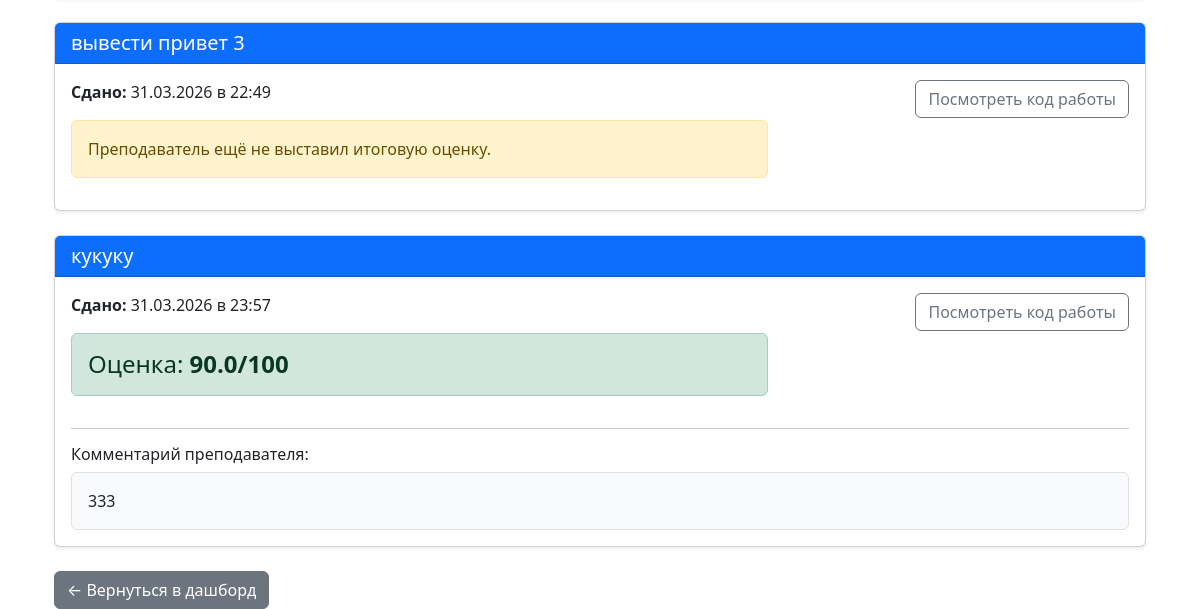
Before: /my-grades/ (signed in, lower part) with the older database file.
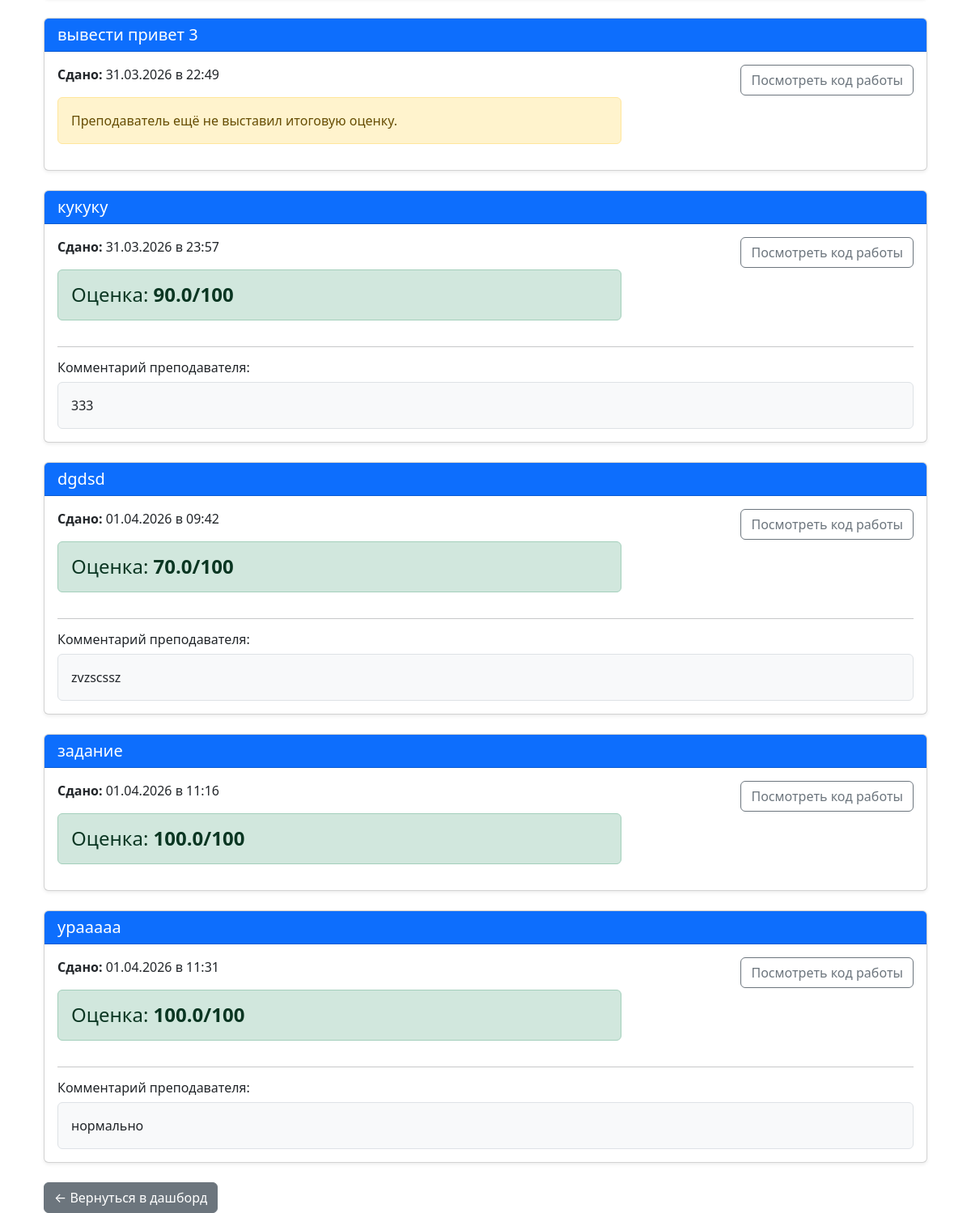
After: the same page with the newer database file.
### polls/models.py (models this page shows, shortened)
class Submission(models.Model):
    assignment = models.ForeignKey(
        Assignment,
        on_delete=models.CASCADE,
        related_name='submissions'
    )
    author = models.ForeignKey(
        User,
        on_delete=models.CASCADE
    )
    code_content = models.TextField()
    submitted_at = models.DateTimeField(auto_now_add=True)
    final_grade = models.FloatField(null=True, blank=True)
    teacher_feedback = models.TextField(blank=True)
    class Meta:
        unique_together = ('assignment', 'author')

class Assignment(models.Model):
    title = models.CharField(max_length=200)
    description = models.TextField()
    submission_deadline = models.DateTimeField()
    review_deadline = models.DateTimeField()
    required_reviews_per_student = models.IntegerField(default=3)
    created_by = models.ForeignKey(
        User,
        on_delete=models.CASCADE,
        related_name='assignments_created'
    )
    status = models.CharField(
        max_length=20,
        choices=[
            ('OPEN', 'Open'),
            ('REVIEWING', 'Reviewing'),
            ('CLOSED', 'Closed')
        ],
        default='OPEN'
    )

### polls/views.py (the view)
# urls.py: path('my-grades/', views.my_grades, name='my_grades'),
@login_required
def my_grades(request):
    submissions = Submission.objects.filter(author=request.user).select_related('assignment')
    return render(request, 'polls/my_grades.html', {
        'submissions': submissions
    })

### polls/templates/polls/my_grades.html (shortened to what this page needs)
{% extends 'polls/base.html' %}
{% block content %}
<div class="container">
    {% if submissions %}
        {% for submission in submissions %}
        <div class="card shadow-sm mb-4">
            <div class="card-header bg-primary text-white">
                <h5 class="mb-0">{{ submission.assignment.title }}</h5>
            </div>
            <div class="card-body">
                <div class="row">
                    <div class="col-md-8">
                        <p><strong>Сдано:</strong> {{ submission.submitted_at|date:"d.m.Y в H:i" }}</p>
                        {% if submission.final_grade is not None %}
                            <div class="alert alert-success d-flex align-items-center">
                                <h4 class="mb-0 me-3">Оценка: <strong>{{ submission.final_grade }}/100</strong></h4>
                            </div>
                        {% else %}
                            <div class="alert alert-warning">
                                Преподаватель ещё не выставил итоговую оценку.
                            </div>
                        {% endif %}
                    </div>
                    <div class="col-md-4 text-end">
                        <a href="{% url 'my_submissions' %}" class="btn btn-outline-secondary">
                            Посмотреть код работы
                        </a>
                    </div>
                </div>
                {% if submission.teacher_feedback %}
                    <hr>
                    <h6>Комментарий преподавателя:</h6>
                    <div class="border p-3 bg-light rounded">
                        {{ submission.teacher_feedback }}
                    </div>
                {% endif %}
            </div>
        </div>
        {% endfor %}
    {% else %}
        <div class="alert alert-info">
            Вы ещё не сдали ни одной работы. Оценки появятся после проверки преподавателя.
        </div>
    {% endif %}
    <div class="mt-4">
        <a href="{% url 'student_dashboard' %}" class="btn btn-secondary">← Вернуться в дашборд</a>
    </div>
</div>
{% endblock %}

Changed rows visible on the page:
added Submission: assignment "dgdsd", submitted_at "01.04.2026 в 09:42", final_grade "70.0", teacher_feedback "zvzscssz"
added Submission: assignment "задание", submitted_at "01.04.2026 в 11:16", final_grade "100.0"
added Submission: assignment "урааааа", submitted_at "01.04.2026 в 11:31", final_grade "100.0", teacher_feedback "нормально"
